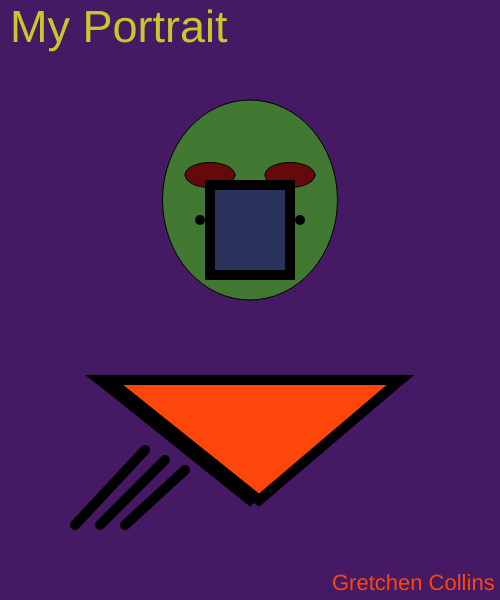
Frame 1 (no input)
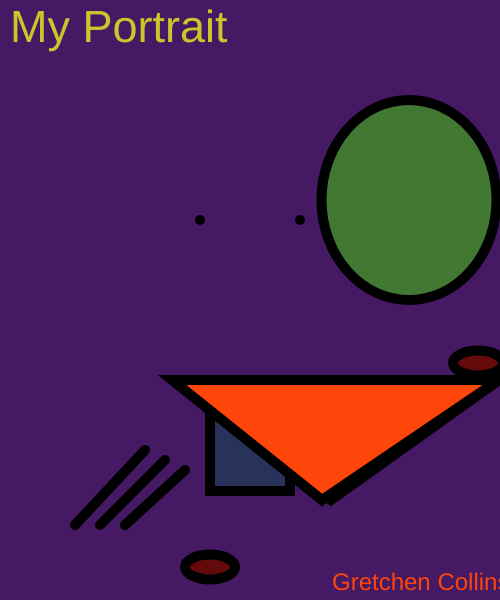
Frame 60 (no input)
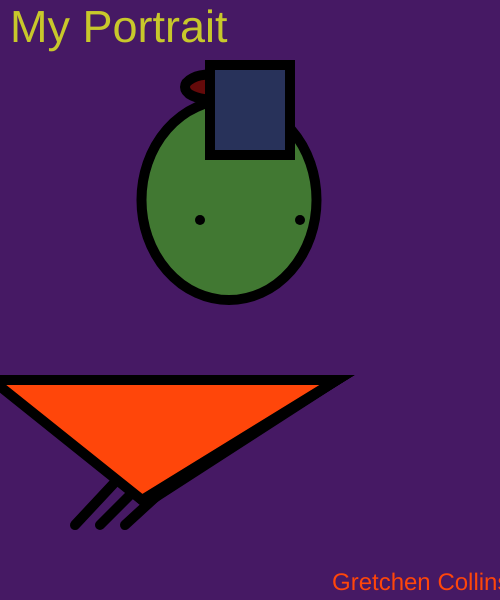
Frame 120 (the mouse pressed at the canvas centre since frame 60)

The p5.js sketch that drew these frames (run headless with seeded random() and noise() and a simulated clock; from frame 60 on, the mouse is pressed at the canvas centre):

// p5.js sketch
// ── sketch.js
//head
var headX = 250;
var headY = 200;
var headDirection = 1;

//rectangle
var bodyX = 200;
var bodyY = 185;
var bodyDirection = 3;

//triangle
var trianglePoint1X = 250
var trianglePoint1Y = 500
var trianglePoint2X = 100
var trianglePoint2Y = 380
var trianglePoint3X = 400
var trianglePoint3Y = 380
var triangleDirection = 2

//left eye
var leftEyeX = 210
var leftEyeY = 175
var leftEyeDirection = 5

//right eye
var rightEyeX = 290
var rightEyeY = 175
var rightEyeDirection = 4

var size = 22;
var count = 0;
var sizeDirection = 2;
function setup()
{
    createCanvas(500, 600);
     bodyDirection = floor(random() * 10) + 1;
      headDirection = floor(random() * 10) + 1;
       leftEyeDirection = floor(random() * 10) + 1;
        rightEyeDirection = floor(random() * 10) + 1;
         triangleDirection = floor(random() * 10) + 1;
}

function draw()
{
       background(70,25,100);
   fill(200,200,43)
                textSize(45)
                text('My Portrait', 10,42)


    // head
     fill(65,120,50);
    ellipse(headX,headY,175,200);
    headX+=headDirection;
    if(headX >= 418 || headX <= 82)
    {
        headDirection *= -1;
    }



              //left eye
                   fill(100,10,10)
              ellipse(210,leftEyeY,50,25)
    leftEyeY += leftEyeDirection;
    if(leftEyeY <= 0 || leftEyeY >= 600 )
    {
        leftEyeDirection *= -1;
    }
                
    
                // right eye
                 fill(100,10,10)
                 ellipse(rightEyeX,rightEyeY,50,25)
                 rightEyeX+=rightEyeDirection;
                 rightEyeY+=rightEyeDirection;
                 if(rightEyeX >= 500 || rightEyeX <= 0)
                {
                    rightEyeDirection *= -1;
                }
                if(rightEyeY >= 500 || rightEyeY <= 0)
                {
                    rightEyeDirection *= -1;
                }


    // nose
             strokeWeight(10)
                point(200,220)
                point(300,220)
    //flourish
                line(75,525,145,450)
                line(100,525,165,460)
                line(125,525,185,470)
    // body
                fill(40,50,90)
                rect(210,bodyY,80,90)
    bodyY += bodyDirection;
    if(bodyY <= 0 || bodyY >= 525 )
    {
        bodyDirection *= -1;
    }
    // decoration
                fill(750,70,10)
                triangle(trianglePoint1X,trianglePoint1Y,trianglePoint2X,trianglePoint2Y,trianglePoint3X,trianglePoint3Y)
                 trianglePoint1X+=triangleDirection;
    if(trianglePoint1X>= 418 || trianglePoint1X<= 82)
    {
        triangleDirection *= -1;
    }
       triangle(trianglePoint1X,trianglePoint1Y,trianglePoint2X,trianglePoint2Y,trianglePoint3X,trianglePoint3Y)
                 trianglePoint2X+=triangleDirection;
    if(trianglePoint2X>= 418 || trianglePoint2X<= 0)
    {
        triangleDirection *= -1;
    }
    
    triangle(trianglePoint1X,trianglePoint1Y,trianglePoint2X,trianglePoint2Y,trianglePoint3X,trianglePoint3Y)
                 trianglePoint3X+=triangleDirection;
  if(trianglePoint3X>= 500 || trianglePoint3X<= 164)
    {
        triangleDirection *= -1;
    }
   

      fill(750,70,10)
    textSize(size);
    size+= sizeDirection;
    count++;
    if(count > 5)
    {
        sizeDirection *=-1;
        count = 0;
    }
    text("Gretchen Collins",332,590);


}
